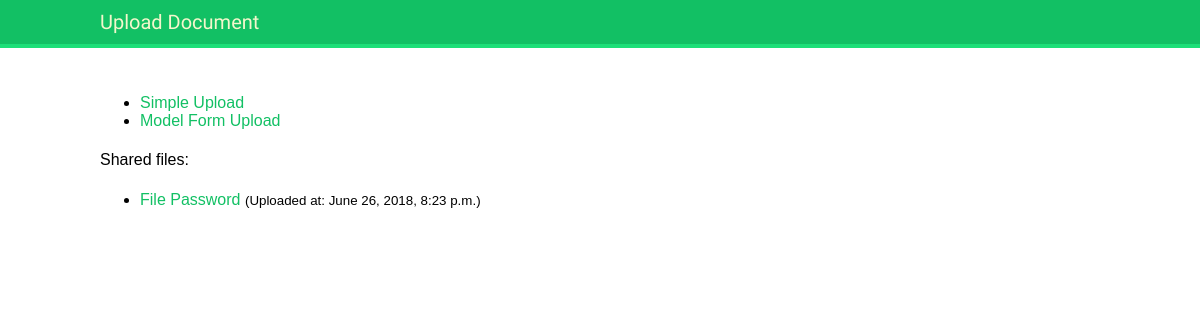
Before: /home/ with the older database file.
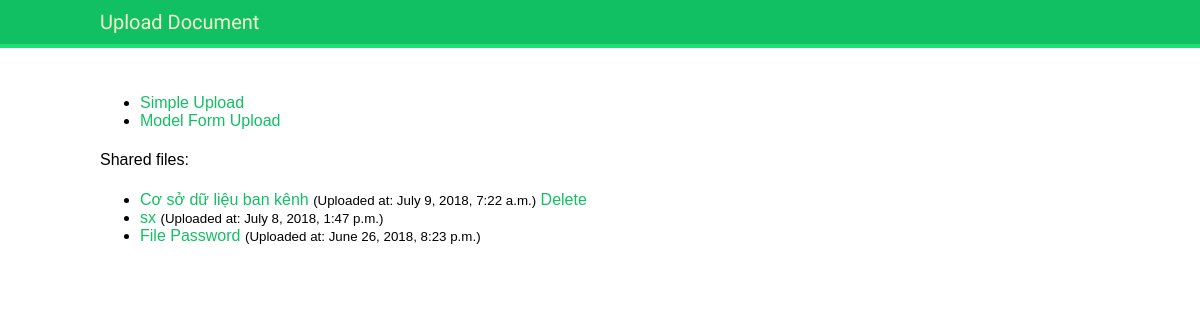
After: the same page with the newer database file.
### core/models.py (models this page shows, shortened)
class Document(models.Model):
    description = models.CharField(max_length=255, blank=True)
    document = models.FileField(upload_to='documents/%Y/%m/%d/', default='', blank=True)
    uploaded_at = models.DateTimeField(auto_now_add=True)
    updated = models.DateTimeField(auto_now=True)
    ipaddr_and_date = models.CharField(max_length=30, blank=True)
    def get_ip_of_document(self):
        return self.ipaddr_and_date.rsplit('_', 1)[0]
    class Meta:
        ordering = ('-uploaded_at',)

### core/views.py (the view)
# urls.py: 2. Add a URL to urlpatterns:  path('', views.home, name='home')
def home(request):
    user = Person.objects.get(username='teacher')
    documents = user.documents.all()
    ip = get_client_ip(request)
    return render(request, 'core/home.html', {'documents': documents,
                                              'ip': ip})

### core/views.py (called while the page is built, shortened)
def get_client_ip(request):
    remote_address = request.META.get('REMOTE_ADDR')
    ip = remote_address
    x_forwarded_for = request.META.get('HTTP_X_FORWARDED_FOR')
    return ip

### core/templates/core/home.html (shortened to what this page needs)
{% extends 'base.html' %}
{% block content %}
    <ul>
        <li>
            <a href="{% url 'simple_upload' %}">Simple Upload</a>
        </li>
        <li>
            <a href="{% url 'model_form_upload' %}">Model Form Upload</a>
        </li>
    </ul>
    <p>Shared files:</p>
    <ul>
        {% for obj in documents %}
            <li class="{{ obj.id }}">
                <a href="{{ obj.document.url }}">{{ obj.description }}</a>
                <small>(Uploaded at: {{ obj.uploaded_at }})</small>
                {% if obj.get_ip_of_document == ip %}
                    <a href="#" data-id="{{ obj.id }}" data-action="delete" class="delete-document">Delete</a>
                {% endif %}
            </li>
        {% endfor %}
    </ul>
{% endblock %}

Changed rows visible on the page:
added Document: description "Cơ sở dữ liệu ban kênh", uploaded_at "July 9, 2018, 7:22 a.m."
now on this page (row unchanged): Document: description "sx", uploaded_at "July 8, 2018, 1:47 p.m."
